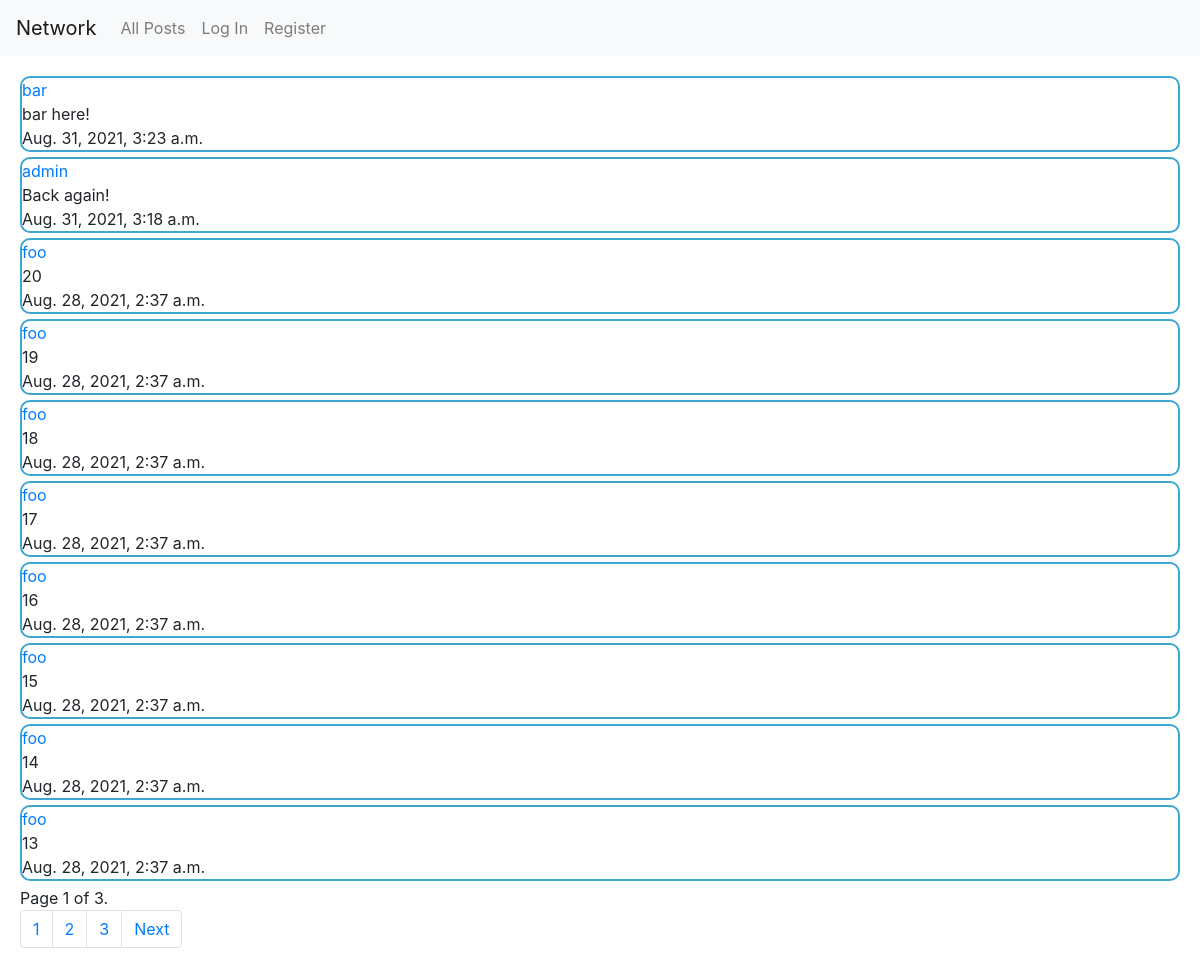
Before: / with the older database file.
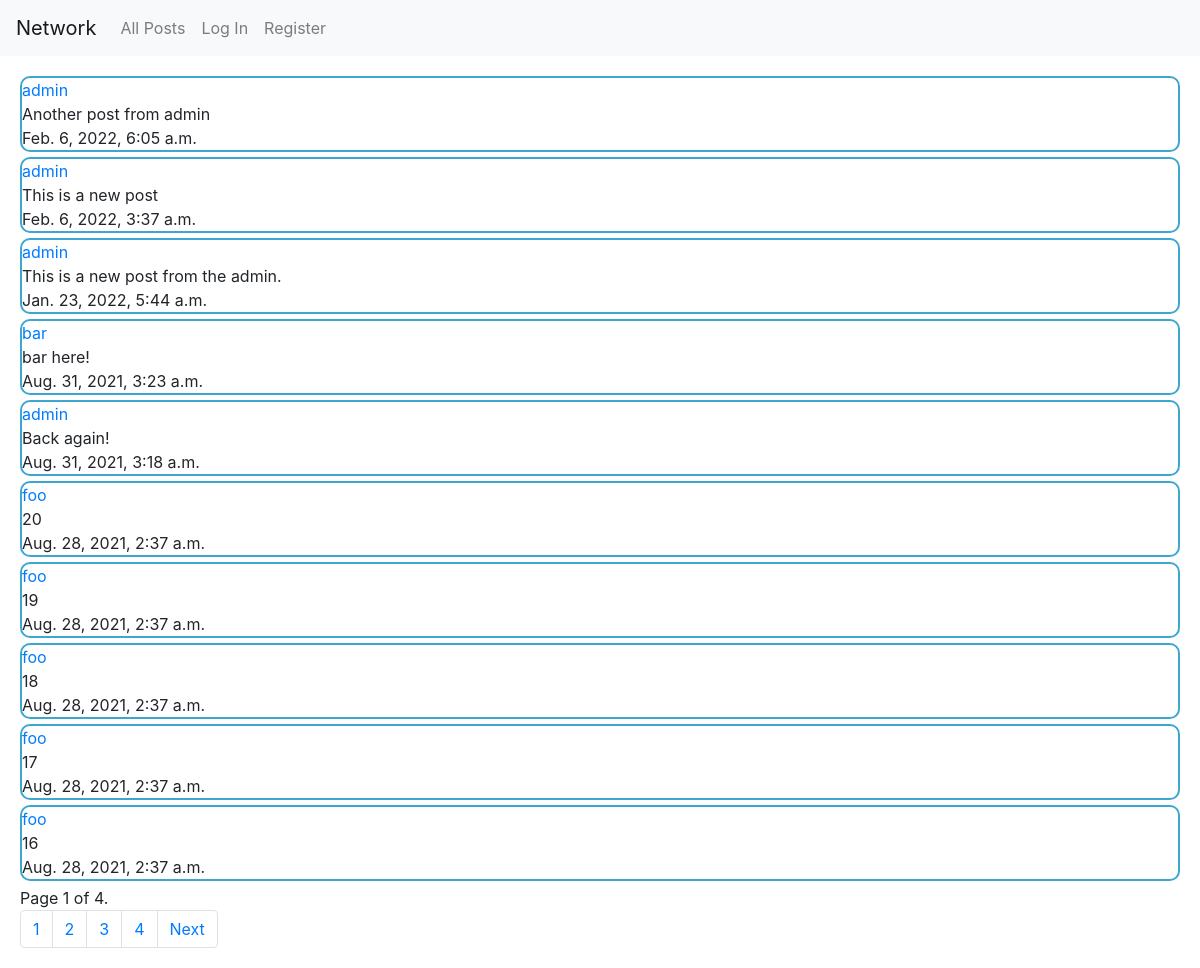
After: the same page with the newer database file.
### network/models.py (models this page shows, shortened)
class Post(models.Model):
    user = models.ForeignKey(User, on_delete=CASCADE, related_name="user_posts", null=False)
    content = models.CharField(max_length = 100)
    timestamp = models.DateTimeField(auto_now_add=True, editable=True)
    likes = models.ManyToManyField(User, blank=True, null=True, related_name="post_likers")

class User(AbstractUser):
    followers = models.ManyToManyField("self", blank=True, symmetrical=False, related_name="follower_users") #symmetrical=False to break the one on one relation
    following = models.ManyToManyField("self", blank=True, symmetrical=False, related_name="following_users") #probably it would be better to use an intermediary model

### network/views.py (the view)
# urls.py: path("", views.index, name="index"),
def index(request):
    posts = Post.objects.all()
    posts= posts.order_by("-timestamp").all()
    paginator = Paginator(posts, 10)
    page_number = request.GET.get('page')
    page_obj = paginator.get_page(page_number)
    return render(request, "network/index.html", {
        "form":PostForm(),
        "page_obj":page_obj,
    })

### network/templates/network/index.html (shortened to what this page needs)
{% extends "network/layout.html" %}
{% load static %}

### network/templates/network/layout.html (shortened to what this page needs)
{% load static %}
<!DOCTYPE html>
<html lang="en">
    <head>
        <link rel="stylesheet" href="https://stackpath.bootstrapcdn.com/bootstrap/4.4.1/css/bootstrap.min.css">
        <link href="{% static 'network/styles.css' %}" rel="stylesheet">
    </head>
    <body>
        <nav class="navbar navbar-expand-lg navbar-light bg-light">
            <a class="navbar-brand" href="#">Network</a>
            <div>
              <ul class="navbar-nav mr-auto">
                <li class="nav-item">
                  <a class="nav-link"  id="all-posts" href="{% url 'index' %}">All Posts</a>
                </li>
                {% if user.is_authenticated %}
                    <li class="nav-item">
                        <a class="nav-link" href="{% url 'followingView' %}">Following</a>
                    </li>
                    <li class="nav-item">
                        <a class="nav-link" href="{% url 'logout' %}">Log Out</a>
                    </li>
                {% else %}
                    <li class="nav-item">
                        <a class="nav-link" href="{% url 'login' %}">Log In</a>
                    </li>
                    <li class="nav-item">
                        <a class="nav-link" href="{% url 'register' %}">Register</a>
                    </li>
                {% endif %}
              </ul>
            </div>
          </nav>
        <div class="body">
            <div class="posts-view">
                {% for post in page_obj %}
                    <div class="post">
                        <a href="{% url 'userPage' post.user.username %}">{{post.user}}</a>
                        <br>
                        {{post.content}}
                        <br>
                        {{post.timestamp}}
                    </div>
                {% endfor %}
            </div>
            <div class="pagination">
                <span class="step-links">
                    <span class="current">
                        Page {{ page_obj.number }} of {{ page_obj.paginator.num_pages }}.
                    </span>
                </span>
            </div>
            <nav aria-label="Page navigation example">
                <ul class="pagination">
                    {% for x in page_obj.paginator.page_range %}
                        <li class="page-item"><a class="page-link" href="?page={{x}}">{{x}}</a></li>
                    {% endfor %}
                    {% if page_obj.has_next %}
                        <li class="page-item"><a class="page-link" href="?page={{ page_obj.next_page_number }}">Next</a></li>
                    {% endif %}
                </ul>
            </nav>
        </div>
    </body>
</html>

Changed rows visible on the page:
no longer on this page (row unchanged): Post: user "foo", content "15", timestamp "Aug. 28, 2021, 2:37 a.m."
no longer on this page (row unchanged): Post: user "foo", content "14", timestamp "Aug. 28, 2021, 2:37 a.m."
no longer on this page (row unchanged): Post: user "foo", content "13", timestamp "Aug. 28, 2021, 2:37 a.m."
added Post: user "admin", content "Another post from admin", timestamp "Feb. 6, 2022, 6:05 a.m."
added Post: user "admin", content "This is a new post", timestamp "Feb. 6, 2022, 3:37 a.m."
added Post: user "admin", content "This is a new post from the admin.", timestamp "Jan. 23, 2022, 5:44 a.m."
Other visible differences:
{{ page_obj.paginator.num_pages }}: "3" → "4"
new list line: "4"
